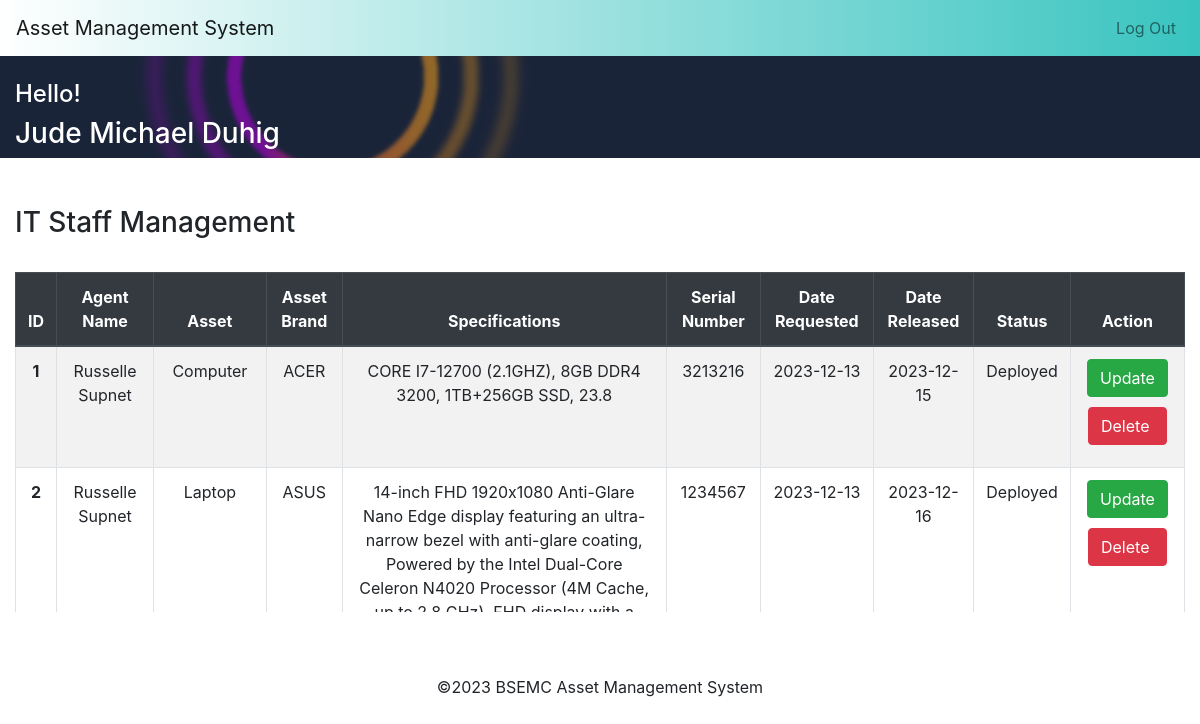
Screenshot of /home.php (signed in) with the database file from the repository.
### tables this page shows
CREATE TABLE `reqdev` (
  `id` int(11) NOT NULL,
  `agent` varchar(255) NOT NULL,
  `device` varchar(255) NOT NULL,
  `brand` varchar(255) NOT NULL,
  `specs` varchar(255) NOT NULL,
  `serialno` varchar(255) NOT NULL,
  `currentdate` date NOT NULL,
  `daterel` date NOT NULL,
  `status` enum('Pending','Deployed','Returned') NOT NULL
);

### php/reqdev.php (called while the page is built)
<?php
if (isset($_SESSION['username']) && isset($_SESSION['id'])) {
$sql = "SELECT * FROM reqdev ORDER BY id ASC";
$res = mysqli_query($conn, $sql);
}
else{
	header("Location: index.php");
}

### home.php (the view, shortened to what this page needs)
<?php
include "db_conn.php";
if (isset($_SESSION['username']) && isset($_SESSION['id'])) { ?>
<!DOCTYPE html>
<html>
<head>
  	<link rel="stylesheet" href="https://cdn.jsdelivr.net/npm/bootstrap@4.6.2/dist/css/bootstrap.min.css">
</head>
<body>
<nav class="navbar navbar-expand-md navbar-light navcustom">
  	<a class="navbar-brand">Asset Management System</a>
  	<div class="collapse navbar-collapse" id="collapsibleNavbar">
    		<ul class="navbar-nav ml-auto">
      		<li class="nav-item">
        			<a class="nav-link" href="logout.php">Log Out</a>
      		</li>
    		</ul>
  	</div>
</nav>
<div class="container-fluid bg-image" style="background-image: url('img/bg2.png'); width: 100%;">
	<div class="row">
		<div class="col-sm-12">
      		<?php if ($_SESSION['role'] == 'Admin') {?>
			<br><h4 style="color: white;">Hello!</h4><h3 style="color: white;"><?=$_SESSION['name']?></h3>
		</div>
	</div>
</div>
<div class="container-fluid" style="margin-top:40px;">
	<form action="php/createU.php" method="post">
		<div class="row">
			<div class="col-sm-5">
				<h3>Create New User</h3><br>
				<?php if (isset($_GET['error'])) { ?>
				<div class="alert alert-danger" role="alert">
				<?php echo $_GET['error']; ?>
				</div>
				<?php } ?>
				<?php if (isset($_GET['created'])) { ?>
				<div class="alert alert-success" role="alert">
				<?= htmlspecialchars($_GET['created']); ?>
				</div>
				<?php } ?>
				<label> Name </label>
				<input type="text" class="form-control" id="name" name="name" placeholder="Complete Name" autocomplete="off"><br>
				<label> Username </label>
				<input type="text" class="form-control" id="username" name="username" placeholder="Preferred Username" autocomplete="off"><br>
				<label> Password </label>
				<input type="password" class="form-control" id="password" name="password" placeholder="Password" autocomplete="off"><br>
				<label> User Type </label>
				<select class="form-control" name="role">
					<option disabled>Please select..</option>
					<option>Supervisor</option>
					<option>Admin</option>
					<option>IT Staff</option>
					<option>Agent</option>
				</select><br>
				<button type="submit" class="btn btn-primary" name="create" style="width:100%; margin-bottom: 30px;">Create</button>
	</form>
</div>
<div class="col-sm-7">
	<?php include 'php/members.php';
      if (mysqli_num_rows($res) > 0) {?>
		<h3>User Accounts</h3><br>
		<?php if (isset($_GET['success'])) { ?>
		<div class="alert alert-success" role="alert">
			<?= htmlspecialchars($_GET['success']); ?>
		</div>
		<?php } ?>
		<?php if (isset($_GET['deleted'])) { ?>
		<div class="alert alert-success" role="alert">
			<?= htmlspecialchars($_GET['deleted']); ?>
		</div>
		<?php } ?>
		<div class="table-responsive table-wrapper">
			<table class="table text-center table table-striped table-bordered">
				<thead class="thead-dark">
					<tr>
						<th scope="col">ID</th>
						<th scope="col">Name</th>
						<th scope="col">User Name</th>
						<th scope="col">Role</th>
						<th scope="col">Action</th>
					</tr>
				</thead>
				<tbody>
				<?php
				$i =1;
				  	while ($rows = mysqli_fetch_assoc($res)) {?>
				   	<tr>
				      	<th scope="row"><?=$i?></th>
				      	<td><?=$rows['name']?></td>
				      	<td><?=$rows['username']?></td>
				      	<td><?=$rows['role']?></td>
				      	<td><a href="updateusers.php?id=<?=$rows['id']?>" class="btn btn-success" style="margin-bottom: 10px;">Update</a>
				      		<a href="php/deleteU.php?id=<?=$rows['id']?>" class="btn btn-danger" style="margin-bottom: 10px;">&nbsp;Delete&nbsp;</a>
			      		</td>
				   	</tr>
				<?php $i++; }?>
				</tbody>
			</table>
		</div>
		<?php }?>
	</div>
</div>
<div class="container-fluid">
	<div class="row">
		<div class="col-sm-12">
      		<?php } else if ($_SESSION['role'] == 'IT Staff'){ ?>
			<br><h4 style="color: white;">Hello!</h4><h3 style="color: white;"><?=$_SESSION['name']?></h3>
		</div>
	</div>
</div>
<div class="container-fluid">
	<?php include 'php/reqdev.php';
      if (mysqli_num_rows($res) > 0) {?>
	<br><br><h3>IT Staff Management</h3><br>
	<div class="table-responsive table-wrapper2">
		<table class="table text-center table table-striped table-bordered">
			<thead class="thead-dark">
				<tr>
					<th scope="col">ID</th>
					<th scope="col">Agent Name</th>
					<th scope="col">Asset</th>
					<th scope="col">Asset Brand</th>
					<th scope="col">Specifications</th>
					<th scope="col">Serial Number</th>
					<th scope="col">Date Requested</th>
					<th scope="col">Date Released</th>
					<th scope="col">Status</th>
					<th scope="col">Action</th>
				</tr>
			</thead>
			<tbody>
	<?php
			$i =1;
				while ($rows = mysqli_fetch_assoc($res)) {?>
				<tr>
				      <th scope="row"><?=$i?></th>
				      <td><?=$rows['agent']?></td>
				      <td><?=$rows['device']?></td>
				      <td><?=$rows['brand']?></td>
				      <td><?=$rows['specs']?></td>
				      <td><?=$rows['serialno']?></td>
				      <td><?=$rows['currentdate']?></td>
				      <td><?=$rows['daterel']?></td>
				      <td><?=$rows['status']?></td>
				      <td><a href="updatereqdev.php?id=<?=$rows['id']?>" class="btn btn-success" style="margin-bottom: 10px;">Update</a>
				      	<a href="php/deleteReq.php?id=<?=$rows['id']?>" class="btn btn-danger" style="margin-bottom: 10px;"> Delete&nbsp;</a>
			      	</td>
				</tr>
	<?php $i++; }?>
			</tbody>
		</table>
	</div>
	<?php }?>
</div>
    <?php } ?>
<footer class="page-footer font-small blue">
  	<div class="text-center d-flex justify-content-center align-items-center" style="height: 90px; margin-top: 30px;">
    	<span>©2023 BSEMC Asset Management System</span>
  	</div>
</footer>
</body>
</html>
<?php }else{
	header("Location: index.php");
} ?>

### home.php (style rules this page uses)
.navcustom { background-image: linear-gradient(to right, rgba(255,0,0,0), rgba(57, 196, 192)); }
.table-wrapper2 { width: 100%; height: 340px; overflow: auto; }

### rows the page displays
reqdev: agent "Russelle Supnet", device "Computer", brand "ACER", specs "CORE I7-12700 (2.1GHZ), 8GB DDR4 3200, 1TB+256GB SSD, 23.8", serialno "3213216", currentdate "2023-12-13", daterel "2023-12-15", status "Deployed"
reqdev: agent "Russelle Supnet", device "Laptop", brand "ASUS", specs "14-inch FHD 1920x1080 Anti-Glare Nano Edge display featuring an ultra-narrow bezel with anti-glare coating, Powered by the Intel Dual-Core Celeron N4020 Processor (4M Cache,…", serialno "1234567", currentdate "2023-12-13", daterel "2023-12-16", status "Deployed"

### other values shown
$_SESSION['name'] "Jude Michael Duhig"
